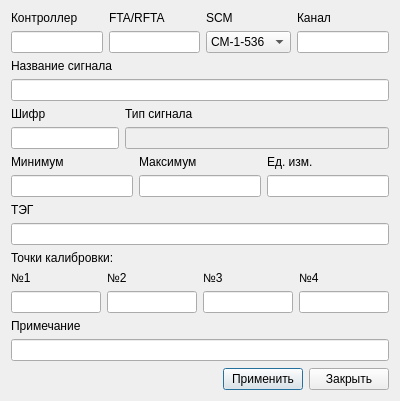
<?xml version="1.0" encoding="UTF-8"?>
<ui version="4.0">
 <class>Dialog</class>
 <widget class="QDialog" name="Dialog">
  <property name="geometry">
   <rect>
    <x>0</x>
    <y>0</y>
    <width>400</width>
    <height>401</height>
   </rect>
  </property>
  <property name="windowTitle">
   <string>Dialog</string>
  </property>
  <layout class="QVBoxLayout" name="verticalLayout_2">
   <item>
    <layout class="QVBoxLayout" name="verticalLayout">
     <item>
      <layout class="QHBoxLayout" name="horizontalLayout">
       <item>
        <layout class="QVBoxLayout" name="verticalLayout_20">
         <item>
          <widget class="QLabel" name="l_controller">
           <property name="text">
            <string>Контроллер</string>
           </property>
          </widget>
         </item>
         <item>
          <widget class="QLineEdit" name="controller"/>
         </item>
        </layout>
       </item>
       <item>
        <layout class="QVBoxLayout" name="verticalLayout_3">
         <item>
          <widget class="QLabel" name="l_module">
           <property name="text">
            <string>FTA/RFTA</string>
           </property>
          </widget>
         </item>
         <item>
          <widget class="QLineEdit" name="fta_rfta"/>
         </item>
        </layout>
       </item>
       <item>
        <layout class="QVBoxLayout" name="verticalLayout_4">
         <item>
          <widget class="QLabel" name="l_pipe">
           <property name="text">
            <string>SCM</string>
           </property>
          </widget>
         </item>
         <item>
          <widget class="QComboBox" name="scm">
           <item>
            <property name="text">
             <string>CM-1-536</string>
            </property>
           </item>
          </widget>
         </item>
        </layout>
       </item>
       <item>
        <layout class="QVBoxLayout" name="verticalLayout_10">
         <item>
          <widget class="QLabel" name="label_4">
           <property name="text">
            <string>Канал</string>
           </property>
          </widget>
         </item>
         <item>
          <widget class="QLineEdit" name="pipe"/>
         </item>
        </layout>
       </item>
      </layout>
     </item>
     <item>
      <widget class="QLabel" name="l_name">
       <property name="text">
        <string>Название сигнала</string>
       </property>
      </widget>
     </item>
     <item>
      <widget class="QLineEdit" name="name"/>
     </item>
     <item>
      <layout class="QHBoxLayout" name="horizontalLayout_3">
       <item>
        <layout class="QVBoxLayout" name="verticalLayout_7">
         <item>
          <widget class="QLabel" name="l_cipher">
           <property name="text">
            <string>Шифр</string>
           </property>
          </widget>
         </item>
         <item>
          <widget class="QLineEdit" name="cipher">
           <property name="sizePolicy">
            <sizepolicy hsizetype="Minimum" vsizetype="Fixed">
             <horstretch>0</horstretch>
             <verstretch>0</verstretch>
            </sizepolicy>
           </property>
          </widget>
         </item>
        </layout>
       </item>
       <item>
        <layout class="QVBoxLayout" name="verticalLayout_8">
         <item>
          <widget class="QLabel" name="l_type">
           <property name="text">
            <string>Тип сигнала</string>
           </property>
          </widget>
         </item>
         <item>
          <widget class="QLineEdit" name="type">
           <property name="enabled">
            <bool>false</bool>
           </property>
          </widget>
         </item>
        </layout>
       </item>
      </layout>
     </item>
     <item>
      <layout class="QHBoxLayout" name="horizontalLayout_2">
       <item>
        <layout class="QVBoxLayout" name="verticalLayout_5">
         <item>
          <widget class="QLabel" name="l_min">
           <property name="text">
            <string>Минимум</string>
           </property>
          </widget>
         </item>
         <item>
          <widget class="QLineEdit" name="min"/>
         </item>
        </layout>
       </item>
       <item>
        <layout class="QVBoxLayout" name="verticalLayout_6">
         <item>
          <widget class="QLabel" name="l_max">
           <property name="text">
            <string>Максимум</string>
           </property>
          </widget>
         </item>
         <item>
          <widget class="QLineEdit" name="max"/>
         </item>
        </layout>
       </item>
       <item>
        <layout class="QVBoxLayout" name="verticalLayout_21">
         <item>
          <widget class="QLabel" name="l_unit">
           <property name="text">
            <string>Ед. изм.</string>
           </property>
          </widget>
         </item>
         <item>
          <widget class="QLineEdit" name="unit"/>
         </item>
        </layout>
       </item>
      </layout>
     </item>
     <item>
      <widget class="QLabel" name="l_adress">
       <property name="text">
        <string>ТЭГ</string>
       </property>
      </widget>
     </item>
     <item>
      <widget class="QLineEdit" name="tag"/>
     </item>
     <item>
      <widget class="QLabel" name="l_points">
       <property name="text">
        <string>Точки калибровки:</string>
       </property>
      </widget>
     </item>
     <item>
      <layout class="QHBoxLayout" name="horizontalLayout_6">
       <item>
        <layout class="QVBoxLayout" name="verticalLayout_12">
         <item>
          <widget class="QLabel" name="l_point1">
           <property name="text">
            <string>№1</string>
           </property>
          </widget>
         </item>
         <item>
          <widget class="QLineEdit" name="point1"/>
         </item>
        </layout>
       </item>
       <item>
        <layout class="QVBoxLayout" name="verticalLayout_17">
         <item>
          <widget class="QLabel" name="l_poin3">
           <property name="text">
            <string>№2</string>
           </property>
          </widget>
         </item>
         <item>
          <widget class="QLineEdit" name="point2">
           <property name="enabled">
            <bool>true</bool>
           </property>
          </widget>
         </item>
        </layout>
       </item>
       <item>
        <layout class="QVBoxLayout" name="verticalLayout_18">
         <item>
          <widget class="QLabel" name="l_point2">
           <property name="text">
            <string>№3</string>
           </property>
          </widget>
         </item>
         <item>
          <widget class="QLineEdit" name="point3">
           <property name="enabled">
            <bool>true</bool>
           </property>
          </widget>
         </item>
        </layout>
       </item>
       <item>
        <layout class="QVBoxLayout" name="verticalLayout_13">
         <item>
          <widget class="QLabel" name="l_point4">
           <property name="text">
            <string>№4</string>
           </property>
          </widget>
         </item>
         <item>
          <widget class="QLineEdit" name="point4">
           <property name="enabled">
            <bool>true</bool>
           </property>
          </widget>
         </item>
        </layout>
       </item>
      </layout>
     </item>
     <item>
      <widget class="QLabel" name="label_3">
       <property name="text">
        <string>Примечание</string>
       </property>
      </widget>
     </item>
     <item>
      <widget class="QLineEdit" name="note"/>
     </item>
     <item>
      <spacer name="verticalSpacer">
       <property name="orientation">
        <enum>Qt::Vertical</enum>
       </property>
       <property name="sizeHint" stdset="0">
        <size>
         <width>20</width>
         <height>40</height>
        </size>
       </property>
      </spacer>
     </item>
     <item>
      <layout class="QHBoxLayout" name="horizontalLayout_7">
       <item>
        <spacer name="horizontalSpacer">
         <property name="orientation">
          <enum>Qt::Horizontal</enum>
         </property>
         <property name="sizeHint" stdset="0">
          <size>
           <width>40</width>
           <height>20</height>
          </size>
         </property>
        </spacer>
       </item>
       <item>
        <widget class="QPushButton" name="pushButton_2">
         <property name="text">
          <string>Применить</string>
         </property>
        </widget>
       </item>
       <item>
        <widget class="QPushButton" name="pushButton">
         <property name="text">
          <string>Закрыть</string>
         </property>
        </widget>
       </item>
      </layout>
     </item>
    </layout>
   </item>
  </layout>
 </widget>
 <resources/>
 <connections/>
</ui>
